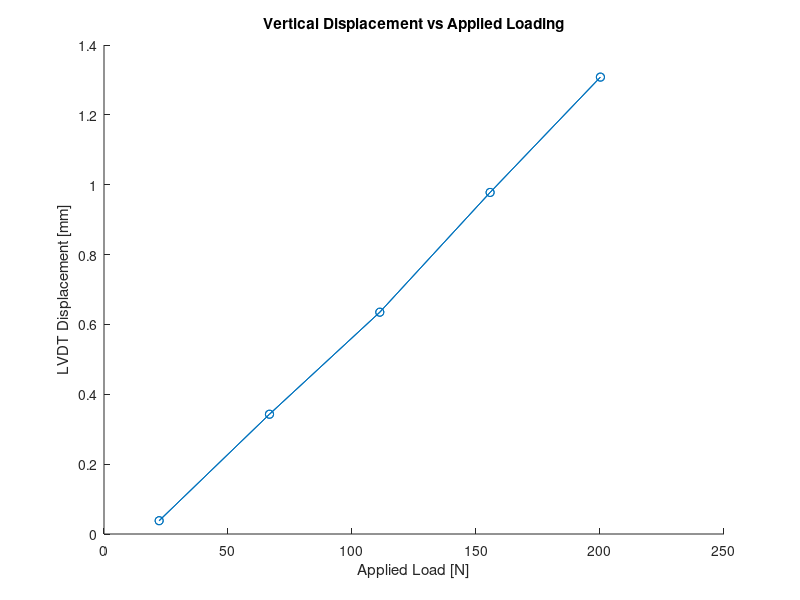
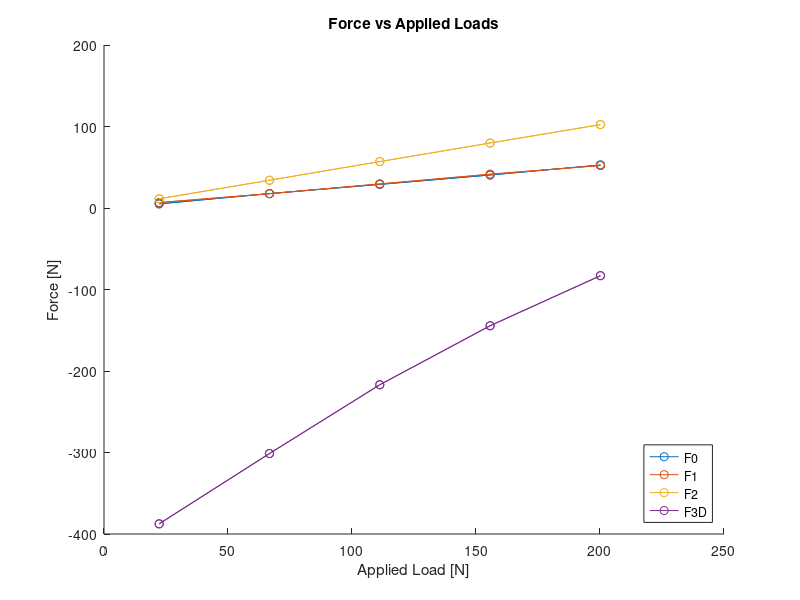
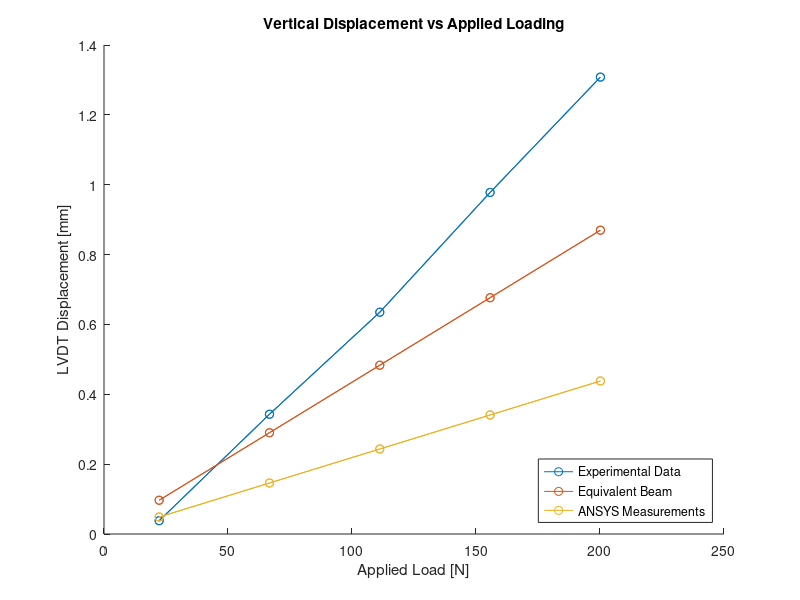

These charts were generated, in order, by the following MATLAB code:
%% House Keeping
clc
clear
close all

%% Constants
% Cross-section dimensions
L_tot = 4; %Total length of the entire truss from end to end [m]
d = 9.525*10^-3; %diameter of strutts (m)
t = 1.587*10^-3; %thickness of strutts (m)
P = 222.4; %total loads (N)
Lb = 250*10^-3; %Bay dimension, node location (m)
E = 68.9*10^9; % Modulus Elasticity of 6061-T6 Alluminum Alloy [Pa]
A = pi*(d^2)/4; % Area of the strutts [m^2]
Izz = 4*A*(Lb/2)^2; % Moment of Inertia of the strutts [m^4]
%% Read File
data = load('10lbincrements.txt');

% Sort data for each column and convert to SI units
L = data(:,1)*4.44822; %loading case [N]
F0 = data(:,2)*4.4482216; % [N]
F1 = data(:,3)*4.4482216; % [N]
F2 = data(:,4)*4.4482216; % [N]
F3D = data(:,5)*4.4482216; % [N]
LVDT = data(:,6)*25.4; % [mm]

% Average Data Points
datapt = 10; %data points per load
idx = 1;
for i = 1:(datapt)
    idx2 = i*10;
    L_ave(i) = mean(L(idx:idx2));
    F0_ave(i) = mean(F0(idx:idx2));
    F1_ave(i) = mean(F1(idx:idx2));
    F2_ave(i) = mean(F2(idx:idx2));
    F3D_ave(i) = mean(F3D(idx:idx2));
    LVDT_ave(i) = mean(LVDT(idx:idx2));
    idx = idx+datapt;
end

% Average of Loading and Unloading
for i = 1:(datapt)
    total_L(i) = (L_ave(i)+ L_ave((datapt)+1-i))/2;
    total_F0(i) = (F0_ave(i)+ F0_ave((datapt)+1-i))/2;
    total_F1(i) = (F1_ave(i)+ F1_ave((datapt)+1-i))/2;
    total_F2(i) = (F2_ave(i)+ F2_ave((datapt)+1-i))/2;
    total_F3D(i) = (F3D_ave(i)+ F3D_ave((datapt)+1-i))/2;
    total_LVDT(i) = (LVDT_ave(i)+ LVDT_ave((datapt)+1-i))/2;
end
%% Vertical Displacement
% Vertical displacement of the center of the truss (Equivalent Beam)
v = total_L.*L_tot^3/(48*E*Izz)*1000; %[mm]

%% Linearity of The Measurements vs External Load Magnitude
% Do with ANSYS
idx_a = 0.438095; %extrapolate ANSYS
a = idx_a/max(total_L);
val = total_L*a; %value for ANSYS
val_avg = mean(val);
%% Error
% Error for ANSYS
un_val = v-val_avg;
unc_val = sum(un_val.^2);
error_val = (unc_val/length(v))*100;

% Error for max displacement
un_disp = v-(val);
unc_disp = sum(un_disp.^2);
error_disp = (unc_disp/length(v))*100;

% Error for max displacement with ANSYS
un_disp2 = val-(v);
unc_disp2 = sum(un_disp2.^2);
error_disp2 = (unc_disp2/length(val))*100;
%% Plot

% Displacement
figure
hold on
plot(total_L,total_LVDT,'-o')
title('Vertical Displacement vs Applied Loading');
xlabel('Applied Load [N]');
ylabel('LVDT Displacement [mm]');

% Measured Force
figure
hold on
plot(total_L,total_F0,'-o')
plot(total_L,total_F1,'-o')
plot(total_L,total_F2,'-o')
plot(total_L,total_F3D,'-o')
xlabel('Applied Load [N]');
ylabel('Force [N]');
title('Force vs Applied Loads');
legend('F0','F1','F2','F3D','Location','southeast')

% Displacement
figure
hold on
plot(total_L,total_LVDT,'-o')
plot(total_L,v,'-o')
plot(total_L,val,'o-');
title('Vertical Displacement vs Applied Loading');
xlabel('Applied Load [N]');
ylabel('LVDT Displacement [mm]');
legend('Experimental Data','Equivalent Beam','ANSYS Measurements','Location','southeast');
